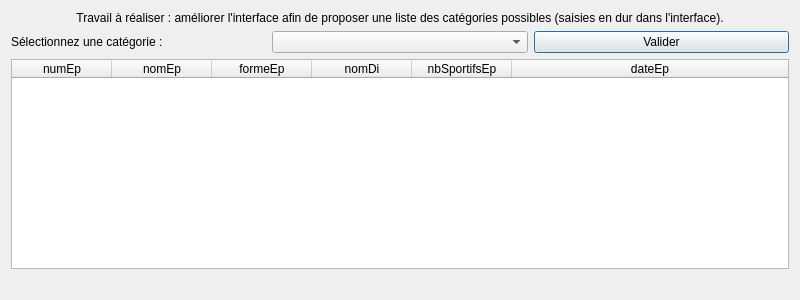
<?xml version="1.0" encoding="UTF-8"?>
<ui version="4.0">
 <class>fct_comp_2</class>
 <widget class="QDialog" name="fct_comp_2">
  <property name="geometry">
   <rect>
    <x>0</x>
    <y>0</y>
    <width>800</width>
    <height>300</height>
   </rect>
  </property>
  <property name="windowTitle">
   <string>Liste des épreuves d'une catégorie (version 1, catégories fixées par interface)</string>
  </property>
  <property name="windowOpacity">
   <double>9.000000000000000</double>
  </property>
  <layout class="QVBoxLayout" name="verticalLayout">
   <item>
    <widget class="QLabel" name="label">
     <property name="text">
      <string>Travail à réaliser : améliorer l'interface afin de proposer une liste des catégories possibles (saisies en dur dans l'interface).</string>
     </property>
     <property name="alignment">
      <set>Qt::AlignCenter</set>
     </property>
     <property name="wordWrap">
      <bool>true</bool>
     </property>
    </widget>
   </item>
   <item>
    <layout class="QHBoxLayout" name="horizontalLayout">
     <item>
      <widget class="QLabel" name="label_3">
       <property name="text">
        <string>Sélectionnez une catégorie :</string>
       </property>
      </widget>
     </item>
     <item>
      <widget class="QComboBox" name="comboBox_fct_comp_2"/>
     </item>
     <item>
      <widget class="QPushButton" name="pushButton_fct_comp_2">
       <property name="text">
        <string>Valider</string>
       </property>
      </widget>
     </item>
    </layout>
   </item>
   <item>
    <widget class="QTableWidget" name="table_fct_comp_2">
     <attribute name="horizontalHeaderMinimumSectionSize">
      <number>50</number>
     </attribute>
     <attribute name="horizontalHeaderStretchLastSection">
      <bool>true</bool>
     </attribute>
     <attribute name="verticalHeaderVisible">
      <bool>false</bool>
     </attribute>
     <column>
      <property name="text">
       <string>numEp</string>
      </property>
     </column>
     <column>
      <property name="text">
       <string>nomEp</string>
      </property>
     </column>
     <column>
      <property name="text">
       <string>formeEp</string>
      </property>
     </column>
     <column>
      <property name="text">
       <string>nomDi</string>
      </property>
     </column>
     <column>
      <property name="text">
       <string>nbSportifsEp</string>
      </property>
     </column>
     <column>
      <property name="text">
       <string>dateEp</string>
      </property>
     </column>
    </widget>
   </item>
   <item>
    <widget class="QLabel" name="label_fct_comp_2">
     <property name="text">
      <string/>
     </property>
     <property name="alignment">
      <set>Qt::AlignCenter</set>
     </property>
    </widget>
   </item>
  </layout>
 </widget>
 <resources/>
 <connections>
  <connection>
   <sender>pushButton_fct_comp_2</sender>
   <signal>clicked()</signal>
   <receiver>fct_comp_2</receiver>
   <slot>refreshResult()</slot>
   <hints>
    <hint type="sourcelabel">
     <x>351</x>
     <y>51</y>
    </hint>
    <hint type="destinationlabel">
     <x>444</x>
     <y>134</y>
    </hint>
   </hints>
  </connection>
 </connections>
 <slots>
  <slot>refreshResult()</slot>
 </slots>
</ui>
